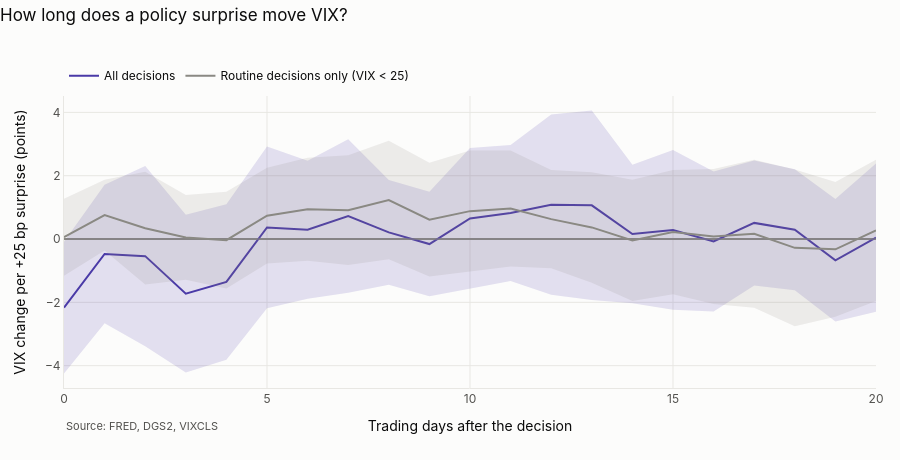

Notebook source saved alongside this figure:
### Markdown cell above
### How long does a surprise matter? (local projections)

We re-estimate the regression with the VIX change measured from day −1 to day *h*, for *h* = 0…20. A lasting effect would keep the line away from zero.

### Code cell
lp_all = an.surprise_response(daily["vix_index"], ev, range(0, 21))
lp_routine = an.surprise_response(daily["vix_index"], ev[~ev["crisis"]], range(0, 21))
charts.surprise_response(lp_all, lp_routine).show()
lp_all.loc[[0, 1, 5, 10, 20]].join(lp_routine.loc[[0, 1, 5, 10, 20]], rsuffix="_routine")

### Figure 1 — Plotly figure (JSON) as saved in the notebook; plotly's stock layout.template omitted (floating-point values rounded to 4 significant figures)
{"data": [{"fill": "toself", "fillcolor": "#4a3aa7", "hoverinfo": "skip", "line": {"width": 0}, "name": "All decisions", "opacity": 0.15, "showlegend": false, "type": "scatter", "x": [0, 1, 2, 3, 4, 5, 6, 7, 8, 9, 10, 11, 12, 13, 14, 15, 16, 17, 18, 19, 20, 20, 19, 18, 17, 16, 15, 14, 13, 12, 11, 10, 9, 8, 7, 6, 5, 4, 3, 2, 1, 0], "y": [-0.08688, 1.714, 2.303, 0.7642, 1.102, 2.919, 2.477, 3.15, 1.866, 1.491, 2.877, 2.968, 3.932, 4.057, 2.348, 2.809, 2.135, 2.483, 2.205, 1.263, 2.384, -2.296, -2.607, -1.616, -1.464, -2.29, -2.233, -2.027, -1.928, -1.762, -1.326, -1.578, -1.807, -1.443, -1.698, -1.888, -2.188, -3.814, -4.218, -3.384, -2.661, -4.244]}, {"hovertemplate": "Day %{x}<br>%{y:+.2f} VIX pts<extra>All decisions</extra>", "line": {"color": "#4a3aa7", "width": 2}, "name": "All decisions", "type": "scatter", "x": [0, 1, 2, 3, 4, 5, 6, 7, 8, 9, 10, 11, 12, 13, 14, 15, 16, 17, 18, 19, 20], "y": [-2.165, -0.4733, -0.5402, -1.727, -1.356, 0.3655, 0.2944, 0.7263, 0.2117, -0.1583, 0.6493, 0.8211, 1.085, 1.064, 0.1604, 0.288, -0.07754, 0.5095, 0.2942, -0.6722, 0.0438]}, {"fill": "toself", "fillcolor": "#8a8983", "hoverinfo": "skip", "line": {"width": 0}, "name": "Routine decisions only (VIX < 25)", "opacity": 0.15, "showlegend": false, "type": "scatter", "x": [0, 1, 2, 3, 4, 5, 6, 7, 8, 9, 10, 11, 12, 13, 14, 15, 16, 17, 18, 19, 20, 20, 19, 18, 17, 16, 15, 14, 13, 12, 11, 10, 9, 8, 7, 6, 5, 4, 3, 2, 1, 0], "y": [1.273, 1.873, 2.122, 1.39, 1.494, 2.248, 2.569, 2.645, 3.103, 2.407, 2.793, 2.798, 2.179, 2.112, 1.871, 2.184, 2.214, 2.506, 2.197, 1.803, 2.501, -1.958, -2.454, -2.755, -2.17, -2.05, -1.748, -1.957, -1.377, -0.9206, -0.8652, -1.03, -1.185, -0.6383, -0.8202, -0.6847, -0.7711, -1.563, -1.287, -1.438, -0.3596, -1.156]}, {"hovertemplate": "Day %{x}<br>%{y:+.2f} VIX pts<extra>Routine decisions only (VIX < 25)</extra>", "line": {"color": "#8a8983", "width": 2}, "name": "Routine decisions only (VIX < 25)", "type": "scatter", "x": [0, 1, 2, 3, 4, 5, 6, 7, 8, 9, 10, 11, 12, 13, 14, 15, 16, 17, 18, 19, 20], "y": [0.05863, 0.7567, 0.3417, 0.05134, -0.03479, 0.7384, 0.9422, 0.9123, 1.233, 0.611, 0.8815, 0.9664, 0.6292, 0.3675, -0.04295, 0.2183, 0.08176, 0.1682, -0.2787, -0.3257, 0.2715]}], "layout": {"annotations": [{"font": {"color": "#52514e", "size": 11}, "showarrow": false, "text": "Source: FRED, DGS2, VIXCLS", "x": 0, "xanchor": "left", "xref": "paper", "y": -0.16, "yref": "paper"}], "font": {"color": "#0b0b0b", "family": "Inter, -apple-system, Segoe UI, sans-serif", "size": 12}, "height": 460, "hoverlabel": {"bgcolor": "white", "font": {"color": "#0b0b0b"}}, "hovermode": "x unified", "legend": {"orientation": "h", "x": 0, "xanchor": "left", "y": 1.02, "yanchor": "bottom"}, "margin": {"b": 72, "l": 64, "r": 24, "t": 96}, "paper_bgcolor": "#fcfcfb", "plot_bgcolor": "#fcfcfb", "shapes": [{"line": {"color": "#8a8983", "width": 1}, "type": "line", "x0": 0, "x1": 1, "xref": "x domain", "y0": 0, "y1": 0, "yref": "y"}], "title": {"font": {"color": "#0b0b0b", "size": 17}, "text": "How long does a policy surprise move VIX?", "x": 0, "xanchor": "left", "y": 0.98, "yanchor": "top"}, "xaxis": {"gridcolor": "#e8e7e3", "linecolor": "#e8e7e3", "tickfont": {"color": "#52514e"}, "title": {"text": "Trading days after the decision"}, "zeroline": false}, "yaxis": {"gridcolor": "#e8e7e3", "linecolor": "#e8e7e3", "tickfont": {"color": "#52514e"}, "title": {"text": "VIX change per +25 bp surprise (points)"}, "zerolinecolor": "#8a8983"}}}
